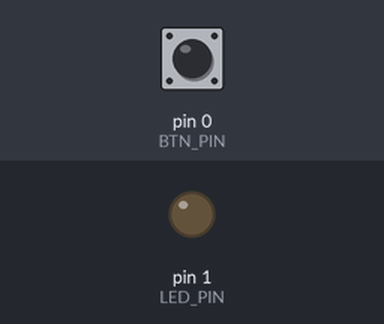
The sketch below on a simulated Arduino Uno, built with avr-gcc and run on an emulated ATmega328P. Parts: output pins drawn as LEDs (lit = HIGH). The inputs (shaded band) are chosen by the test bench; at power-on: pin 0 (BTN_PIN) HIGH.

Above: at 1.2 s.
1.3 s: pin 0 (BTN_PIN) pulled LOW for 0.15 s
At 2.0 s:
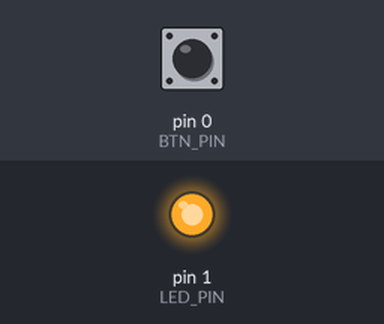
2.9 s: pin 0 (BTN_PIN) pulled LOW for 1 s
At 3.2 s:
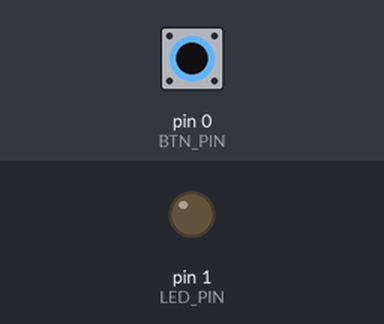
5.4 s: pin 0 (BTN_PIN) pulled LOW for 3.2 s
At 6.3 s:
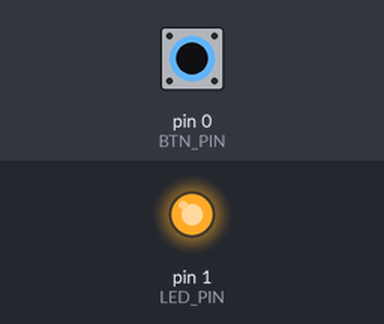
Timing chart, 0 to 8.4 s (numbered marks = the images above; inputs shaded):
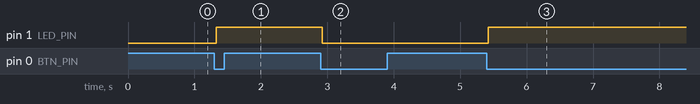

The sketch:

sketch_led.ino
```cpp
#define BTN_PIN 0
#define LED_PIN 1
#define DEBOUNCE_TIME 25

void setup()
{
  pinMode(BTN_PIN, INPUT_PULLUP);
  pinMode(LED_PIN, OUTPUT);
}

void led_inverse()
{
  static uint8_t led_sts = LOW;

  led_sts = (led_sts == LOW) ? HIGH : LOW;
  digitalWrite(LED_PIN, led_sts);
}

void loop()
{
  if (digitalRead(BTN_PIN) == LOW)
  {
    delay(DEBOUNCE_TIME);

    if (digitalRead(BTN_PIN) == LOW)
    {
      led_inverse();

      while (digitalRead(BTN_PIN) == LOW) delay(DEBOUNCE_TIME);
    }
  }
}
```

Measured:
- after the input at 1.3 s, pin 1 (LED_PIN): LOW → HIGH at once
- after the input at 2.9 s, pin 1 (LED_PIN): HIGH → LOW at once
- after the input at 5.4 s, pin 1 (LED_PIN): LOW → HIGH at once
